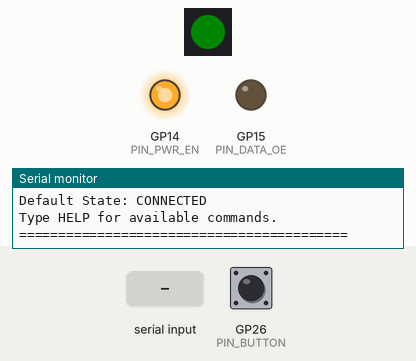
This program was run on a simulated Raspberry Pi Pico. On the bench: 1 RGB LEDs in strip order, left to right, output pins drawn as LEDs (lit = HIGH), the last lines printed to the serial monitor. Inputs (shaded band) come from the test bench; at power-on: GP26 (PIN_BUTTON) HIGH. Dim RGB values are drawn brighter than linear.

Above: at 1.2 s.
1.3 s: "CYCLE\n" received over Serial
At 2.24 s:
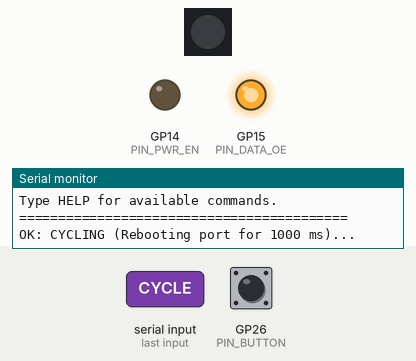
4.3 s: GP26 (PIN_BUTTON) pulled LOW for 0.15 s
At 5.4 s:
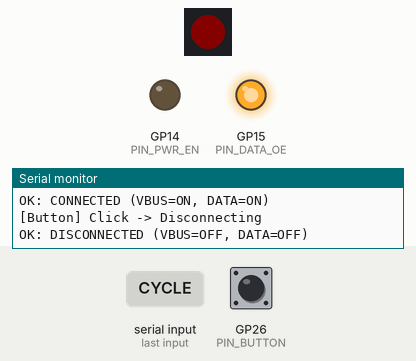
6.0 s: "CHARGE\n" received over Serial
At 6.4 s:
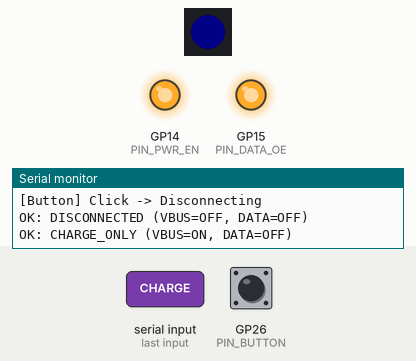
7.5 s: GP26 (PIN_BUTTON) pulled LOW for 1 s
At 8.8 s:
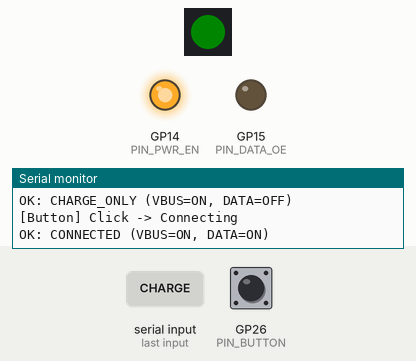
10.0 s: "OFF\n" received over Serial
At 10.7 s:
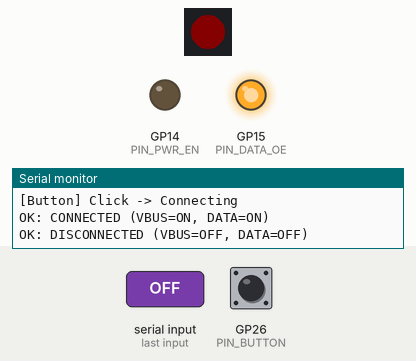
11.5 s: "ON\n" received over Serial
At 12.8 s:
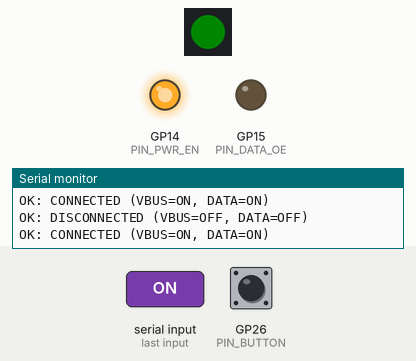
Timing chart, 0 to 14.0 s (numbered marks = the images above; inputs shaded):
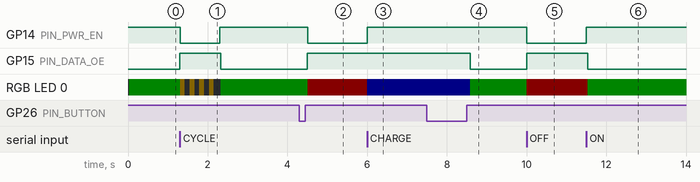

Measured:
- after the input at 1.3 s, GP14 (PIN_PWR_EN): HIGH → LOW at once, → HIGH 0.99 s later; GP15 (PIN_DATA_OE): LOW → HIGH at once, → LOW 1.0 s later; RGB LED 0: RGB(0, 8, 0) → RGB(8, 6, 0) at once, → off 0.12 s later, → RGB(8, 6, 0) 0.12 s later, → off 0.12 s later, … (9 changes in this stretch)
- after the input at 4.3 s, GP14 (PIN_PWR_EN): HIGH → LOW after 0.21 s; GP15 (PIN_DATA_OE): LOW → HIGH after 0.20 s; RGB LED 0: RGB(0, 8, 0) → RGB(8, 0, 0) after 0.21 s
- after the input at 6.0 s, GP14 (PIN_PWR_EN): LOW → HIGH at once; RGB LED 0: RGB(8, 0, 0) → RGB(0, 0, 8) at once
- after the input at 7.5 s, GP15 (PIN_DATA_OE): HIGH → LOW after 1.1 s; RGB LED 0: RGB(0, 0, 8) → RGB(0, 8, 0) after 1.1 s
- after the input at 10.0 s, GP14 (PIN_PWR_EN): HIGH → LOW at once; GP15 (PIN_DATA_OE): LOW → HIGH at once; RGB LED 0: RGB(0, 8, 0) → RGB(8, 0, 0) at once
- after the input at 11.5 s, GP14 (PIN_PWR_EN): LOW → HIGH at once; GP15 (PIN_DATA_OE): HIGH → LOW at once; RGB LED 0: RGB(8, 0, 0) → RGB(0, 8, 0) at once

The program:

main.cpp
```cpp
#include <Arduino.h>
#include <Adafruit_NeoPixel.h>

// ================= Pin Definitions =================
#define PIN_RGB_LED    16  // Onboard WS2812 on RP2040-Zero
#define PIN_PWR_EN     14  // TPS22918 Enable (Active HIGH: 1 = 5V ON, 0 = 0V OFF)
#define PIN_DATA_OE    15  // CH440G Enable   (Active LOW:  0 = Data ON, 1 = Hi-Z Cut)
#define PIN_BUTTON     26  // Tactile push button to GND (moved to GP26 on active row)

// NeoPixel Configuration (1 on-board pixel)
Adafruit_NeoPixel rgb(1, PIN_RGB_LED, NEO_GRB + NEO_KHZ800);

// ================= State Machine =================
enum PortState {
  STATE_CONNECTED,
  STATE_DISCONNECTED,
  STATE_CHARGE_ONLY,
  STATE_CYCLING
};

PortState currentState = STATE_CONNECTED;

// Timing & Blinking
unsigned long cycleStartTime = 0;
unsigned long cycleDurationMs = 1000;
unsigned long lastBlinkTime = 0;
bool blinkState = false;

// Button Debouncing & Long-Press Detection
int lastButtonReading = HIGH;
int buttonState = HIGH;
unsigned long lastDebounceTime = 0;
unsigned long buttonPressStartTime = 0;
const unsigned long debounceDelay = 50;
const unsigned long longPressThreshold = 1200; // 1.2s triggers power cycle

// ================= LED Color Helper =================

void setRgb(uint8_t r, uint8_t g, uint8_t b) {
  rgb.setPixelColor(0, rgb.Color(r, g, b));
  rgb.show();
}

void updateLedState() {
  switch (currentState) {
    case STATE_CONNECTED:
      setRgb(0, 45, 0);     // 🟢 Solid Green
      break;

    case STATE_DISCONNECTED:
      setRgb(45, 0, 0);     // 🔴 Solid Red
      break;

    case STATE_CHARGE_ONLY:
      setRgb(0, 0, 45);     // 🔵 Solid Blue
      break;

    case STATE_CYCLING:
      // 🟡 Blinking Yellow during reboot
      if (millis() - lastBlinkTime > 120) {
        lastBlinkTime = millis();
        blinkState = !blinkState;
        if (blinkState) {
          setRgb(45, 35, 0); // Yellow ON
        } else {
          setRgb(0, 0, 0);   // OFF
        }
      }
      break;
  }
}

// ================= Switching Logic =================

// Safe Reconnect: Turn on Power first, then connect Data lines
void connectPort() {
  digitalWrite(PIN_PWR_EN, HIGH); // 1. Turn on 5V VBUS
  delay(30);                      // 2. Wait 30ms for downstream caps to charge
  digitalWrite(PIN_DATA_OE, LOW); // 3. Connect D+/D- data lines (Active LOW)
  currentState = STATE_CONNECTED;
  updateLedState();
  Serial.println("OK: CONNECTED (VBUS=ON, DATA=ON)");
}

// Safe Disconnect: Cut Data lines first, then cut Power
void disconnectPort() {
  digitalWrite(PIN_DATA_OE, HIGH); // 1. Tri-state D+/D- first to prevent back-powering!
  delay(5);                        // 2. Micro-gap
  digitalWrite(PIN_PWR_EN, LOW);   // 3. Cut VBUS to 0V (TPS22918 quick discharge bleeds rail)
  currentState = STATE_DISCONNECTED;
  updateLedState();
  Serial.println("OK: DISCONNECTED (VBUS=OFF, DATA=OFF)");
}

// Charge Only: Power ON, Data lines cut
void chargeOnlyPort() {
  digitalWrite(PIN_DATA_OE, HIGH); // Cut data
  digitalWrite(PIN_PWR_EN, HIGH);  // Keep 5V active
  currentState = STATE_CHARGE_ONLY;
  updateLedState();
  Serial.println("OK: CHARGE_ONLY (VBUS=ON, DATA=OFF)");
}

// Automated Cycle (Reboot)
void startCycle(unsigned long durationMs) {
  cycleDurationMs = durationMs;
  cycleStartTime = millis();

  // Cut both lines safely
  digitalWrite(PIN_DATA_OE, HIGH);
  delay(5);
  digitalWrite(PIN_PWR_EN, LOW);

  currentState = STATE_CYCLING;
  updateLedState();
  Serial.printf("OK: CYCLING (Rebooting port for %lu ms)...\n", durationMs);
}

// ================= Serial CLI Parser =================

void processSerialCommand(String cmd) {
  cmd.trim();
  cmd.toUpperCase();

  if (cmd.length() == 0) return;

  if (cmd == "ON" || cmd == "CONNECT" || cmd == "1") {
    connectPort();
  }
  else if (cmd == "OFF" || cmd == "DISCONNECT" || cmd == "0") {
    disconnectPort();
  }
  else if (cmd == "CHARGE") {
    chargeOnlyPort();
  }
  else if (cmd.startsWith("CYCLE")) {
    int spaceIndex = cmd.indexOf(' ');
    unsigned long duration = 1000;
    if (spaceIndex != -1) {
      long val = cmd.substring(spaceIndex + 1).toInt();
      if (val > 0) duration = (unsigned long)val;
    }
    startCycle(duration);
  }
  else if (cmd == "STATUS" || cmd == "?") {
    Serial.print("STATUS: ");
    switch (currentState) {
      case STATE_CONNECTED:    Serial.println("CONNECTED [VBUS=1, DATA=1]"); break;
      case STATE_DISCONNECTED: Serial.println("DISCONNECTED [VBUS=0, DATA=0]"); break;
      case STATE_CHARGE_ONLY:  Serial.println("CHARGE_ONLY [VBUS=1, DATA=0]"); break;
      case STATE_CYCLING:      Serial.printf("CYCLING [Remaining: %lu ms]\n",
                                  (millis() - cycleStartTime < cycleDurationMs) ?
                                  (cycleDurationMs - (millis() - cycleStartTime)) : 0); break;
    }
  }
  else if (cmd == "HELP") {
    Serial.println("==========================================");
    Serial.println("  Controlled USB Extension Commands:");
    Serial.println("    ON / CONNECT     - Enable Power & Data");
    Serial.println("    OFF / DISCONNECT - Cut Power & Data");
    Serial.println("    CHARGE           - Power ON, Data OFF");
    Serial.println("    CYCLE <ms>       - Power cycle (e.g. CYCLE 1000)");
    Serial.println("    STATUS / ?       - Query current state");
    Serial.println("==========================================");
  }
  else {
    Serial.printf("ERR: Unknown command '%s'. Type HELP for command list.\n", cmd.c_str());
  }
}

// ================= Button Handler =================

void handleButton() {
  int reading = digitalRead(PIN_BUTTON);

  if (reading != lastButtonReading) {
    lastDebounceTime = millis();
  }

  if ((millis() - lastDebounceTime) > debounceDelay) {
    if (reading != buttonState) {
      buttonState = reading;

      // Button Pressed (LOW)
      if (buttonState == LOW) {
        buttonPressStartTime = millis();
      }
      // Button Released (HIGH)
      else {
        unsigned long pressDuration = millis() - buttonPressStartTime;
        if (pressDuration >= longPressThreshold) {
          Serial.println("[Button] Long press -> Triggering 1s cycle");
          startCycle(1000);
        } else {
          // Short click -> Toggle between Connected and Disconnected
          if (currentState == STATE_CONNECTED) {
            Serial.println("[Button] Click -> Disconnecting");
            disconnectPort();
          } else {
            Serial.println("[Button] Click -> Connecting");
            connectPort();
          }
        }
      }
    }
  }
  lastButtonReading = reading;
}

// ================= Setup & Main Loop =================

void setup() {
  // Initialize Hardware Pins
  pinMode(PIN_PWR_EN, OUTPUT);
  pinMode(PIN_DATA_OE, OUTPUT);
  pinMode(PIN_BUTTON, INPUT_PULLUP);

  // Initialize Onboard WS2812 RGB LED
  rgb.begin();
  rgb.setBrightness(50); // Comfortable brightness

  // Default Boot State: CONNECTED
  connectPort();

  // Initialize Native USB CDC Serial
  Serial.begin(115200);

  // Wait up to 2 seconds for USB terminal to open
  unsigned long start = millis();
  while (!Serial && (millis() - start < 2000));

  Serial.println("\n==========================================");
  Serial.println("Controlled USB Extension Switch (RP2040)");
  Serial.println("Default State: CONNECTED");
  Serial.println("Type HELP for available commands.");
  Serial.println("==========================================");
}

void loop() {
  // 1. Process Serial CLI commands
  if (Serial.available() > 0) {
    String input = Serial.readStringUntil('\n');
    processSerialCommand(input);
  }

  // 2. Non-blocking cycle completion
  if (currentState == STATE_CYCLING) {
    if (millis() - cycleStartTime >= cycleDurationMs) {
      connectPort();
    }
  }

  // 3. Physical button checks
  handleButton();

  // 4. Update RGB LED animations
  updateLedState();
}
```
